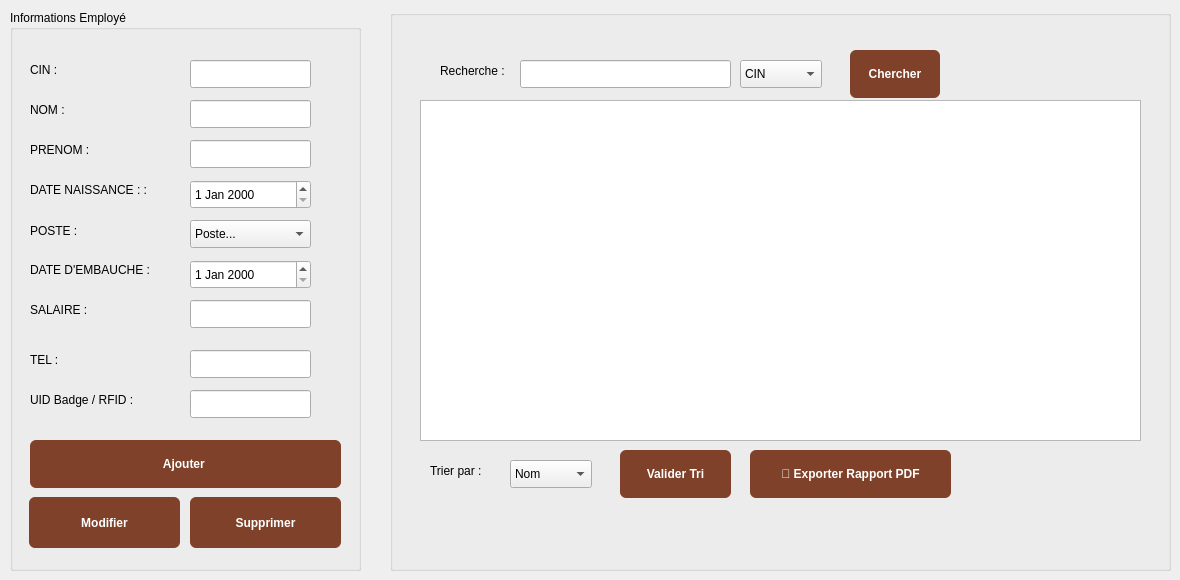
      <widget class="QWidget" name="tab_gestion_3">
       <attribute name="title">
        <string>Gestion Personnel</string>
       </attribute>
       <widget class="QGroupBox" name="groupBox_3">
        <property name="geometry">
         <rect>
          <x>10</x>
          <y>10</y>
          <width>351</width>
          <height>561</height>
         </rect>
        </property>
        <property name="title">
         <string>Informations Employé</string>
        </property>
        <widget class="QLabel" name="label_3">
         <property name="geometry">
          <rect>
           <x>20</x>
           <y>50</y>
           <width>63</width>
           <height>20</height>
          </rect>
         </property>
         <property name="text">
          <string>CIN :</string>
         </property>
        </widget>
        <widget class="QLabel" name="label_5">
         <property name="geometry">
          <rect>
           <x>20</x>
           <y>90</y>
           <width>63</width>
           <height>20</height>
          </rect>
         </property>
         <property name="text">
          <string>NOM :</string>
         </property>
        </widget>
        <widget class="QLabel" name="label_7">
         <property name="geometry">
          <rect>
           <x>20</x>
           <y>130</y>
           <width>71</width>
           <height>20</height>
          </rect>
         </property>
         <property name="text">
          <string>PRENOM :</string>
         </property>
        </widget>
        <widget class="QLabel" name="label_8">
         <property name="geometry">
          <rect>
           <x>20</x>
           <y>170</y>
           <width>131</width>
           <height>20</height>
          </rect>
         </property>
         <property name="text">
          <string>DATE NAISSANCE : :</string>
         </property>
        </widget>
        <widget class="QLabel" name="label_9">
         <property name="geometry">
          <rect>
           <x>20</x>
           <y>210</y>
           <width>91</width>
           <height>21</height>
          </rect>
         </property>
         <property name="text">
          <string>POSTE :</string>
         </property>
        </widget>
        <widget class="QLabel" name="label_10">
         <property name="geometry">
          <rect>
           <x>20</x>
           <y>250</y>
           <width>171</width>
           <height>20</height>
          </rect>
         </property>
         <property name="text">
          <string>DATE D'EMBAUCHE :</string>
         </property>
        </widget>
        <widget class="QLabel" name="label_11">
         <property name="geometry">
          <rect>
           <x>20</x>
           <y>290</y>
           <width>63</width>
           <height>20</height>
          </rect>
         </property>
         <property name="text">
          <string>SALAIRE :</string>
         </property>
        </widget>
        <widget class="QLabel" name="label_12">
         <property name="geometry">
          <rect>
           <x>20</x>
           <y>340</y>
           <width>91</width>
           <height>20</height>
          </rect>
         </property>
         <property name="text">
          <string>TEL :</string>
         </property>
        </widget>
        <widget class="QLabel" name="label_15">
         <property name="geometry">
          <rect>
           <x>20</x>
           <y>380</y>
           <width>141</width>
           <height>20</height>
          </rect>
         </property>
         <property name="text">
          <string>UID Badge / RFID :</string>
         </property>
        </widget>
        <widget class="QLineEdit" name="le_cin">
         <property name="geometry">
          <rect>
           <x>180</x>
           <y>50</y>
           <width>121</width>
           <height>28</height>
          </rect>
         </property>
        </widget>
        <widget class="QLineEdit" name="le_nom_2">
         <property name="geometry">
          <rect>
           <x>180</x>
           <y>90</y>
           <width>121</width>
           <height>28</height>
          </rect>
         </property>
        </widget>
        <widget class="QLineEdit" name="le_prenom">
         <property name="geometry">
          <rect>
           <x>180</x>
           <y>130</y>
           <width>121</width>
           <height>28</height>
          </rect>
         </property>
        </widget>
        <widget class="QDateEdit" name="de_naissance">
         <property name="geometry">
          <rect>
           <x>180</x>
           <y>170</y>
           <width>121</width>
           <height>29</height>
          </rect>
         </property>
         <property name="styleSheet">
          <string notr="true">/* Le champ principal */
QComboBox {


}

/* La liste qui descend (Opaque) */
QComboBox QAbstractItemView {
    background-color: #FAF3E0; /* Fond crème opaque */
    selection-background-color: #8B4513; /* Couleur de sélection */
    border: 1px solid #5D3A2E;
}</string>
         </property>
        </widget>
        <widget class="QComboBox" name="cb_poste">
         <property name="geometry">
          <rect>
           <x>180</x>
           <y>210</y>
           <width>121</width>
           <height>28</height>
          </rect>
         </property>
         <property name="styleSheet">
          <string notr="true">/* Le champ principal */
QComboBox {


}

/* La liste qui descend (Opaque) */
QComboBox QAbstractItemView {
    background-color: #FAF3E0; /* Fond crème opaque */
    selection-background-color: #8B4513; /* Couleur de sélection */
    border: 1px solid #5D3A2E;
}</string>
         </property>
         <item>
          <property name="text">
           <string>Poste...</string>
          </property>
         </item>
         <item>
          <property name="text">
           <string>Personnel</string>
          </property>
         </item>
         <item>
          <property name="text">
           <string>Designer</string>
          </property>
         </item>
         <item>
          <property name="text">
           <string>Menuisier</string>
          </property>
         </item>
         <item>
          <property name="text">
           <string>Vernisseur</string>
          </property>
         </item>
         <item>
          <property name="text">
           <string>Livreur</string>
          </property>
         </item>
        </widget>
        <widget class="QDateEdit" name="de_embauche">
         <property name="geometry">
          <rect>
           <x>180</x>
           <y>250</y>
           <width>121</width>
           <height>29</height>
          </rect>
         </property>
         <property name="styleSheet">
          <string notr="true">/* Le champ principal */
QComboBox {


}

/* La liste qui descend (Opaque) */
QComboBox QAbstractItemView {
    background-color: #FAF3E0; /* Fond crème opaque */
    selection-background-color: #8B4513; /* Couleur de sélection */
    border: 1px solid #5D3A2E;
}
</string>
         </property>
        </widget>
        <widget class="QLineEdit" name="le_salaire">
         <property name="geometry">
          <rect>
           <x>180</x>
           <y>290</y>
           <width>121</width>
           <height>28</height>
          </rect>
         </property>
        </widget>
        <widget class="QLineEdit" name="le_tel">
         <property name="geometry">
          <rect>
           <x>180</x>
           <y>340</y>
           <width>121</width>
           <height>28</height>
          </rect>
         </property>
        </widget>
        <widget class="QLineEdit" name="le_rfid">
         <property name="geometry">
          <rect>
           <x>180</x>
           <y>380</y>
           <width>121</width>
           <height>28</height>
          </rect>
         </property>
        </widget>
        <widget class="QPushButton" name="btn_ajouter_3">
         <property name="geometry">
          <rect>
           <x>20</x>
           <y>430</y>
           <width>311</width>
           <height>48</height>
          </rect>
         </property>
         <property name="styleSheet">
          <string notr="true">background-color: #7F4129; color: #FFFFFF; font-weight: bold; border-radius: 6px;</string>
         </property>
         <property name="text">
          <string>Ajouter </string>
         </property>
        </widget>
        <widget class="QPushButton" name="btn_modifier_2">
         <property name="geometry">
          <rect>
           <x>19</x>
           <y>487</y>
           <width>151</width>
           <height>51</height>
          </rect>
         </property>
         <property name="styleSheet">
          <string notr="true">background-color: #7F4129; color: #FFFFFF; font-weight: bold; border-radius: 6px;</string>
         </property>
         <property name="text">
          <string>Modifier</string>
         </property>
        </widget>
        <widget class="QPushButton" name="btn_supprimer_2">
         <property name="geometry">
          <rect>
           <x>180</x>
           <y>487</y>
           <width>151</width>
           <height>51</height>
          </rect>
         </property>
         <property name="styleSheet">
          <string notr="true">background-color: #7F4129; color: #FFFFFF; font-weight: bold; border-radius: 6px;</string>
         </property>
         <property name="text">
          <string>Supprimer</string>
         </property>
        </widget>
       </widget>
       <widget class="QGroupBox" name="groupBox_11">
        <property name="geometry">
         <rect>
          <x>390</x>
          <y>10</y>
          <width>781</width>
          <height>561</height>
         </rect>
        </property>
        <property name="title">
         <string/>
        </property>
        <widget class="QLabel" name="date_fin_prev_6">
         <property name="geometry">
          <rect>
           <x>20</x>
           <y>250</y>
           <width>121</width>
           <height>20</height>
          </rect>
         </property>
         <property name="text">
          <string/>
         </property>
        </widget>
        <widget class="QLabel" name="date_fin_reel_6">
         <property name="geometry">
          <rect>
           <x>20</x>
           <y>300</y>
           <width>121</width>
           <height>20</height>
          </rect>
         </property>
         <property name="text">
          <string/>
         </property>
        </widget>
        <widget class="QLineEdit" name="rech_5">
         <property name="geometry">
          <rect>
           <x>130</x>
           <y>50</y>
           <width>211</width>
           <height>28</height>
          </rect>
         </property>
        </widget>
        <widget class="QPushButton" name="btn_rechercher_3">
         <property name="geometry">
          <rect>
           <x>460</x>
           <y>40</y>
           <width>90</width>
           <height>48</height>
          </rect>
         </property>
         <property name="styleSheet">
          <string notr="true">background-color: #7F4129; color: #FFFFFF; font-weight: bold; border-radius: 6px;</string>
         </property>
         <property name="text">
          <string>Chercher</string>
         </property>
        </widget>
        <widget class="QPushButton" name="btn_trier_3">
         <property name="geometry">
          <rect>
           <x>230</x>
           <y>440</y>
           <width>111</width>
           <height>48</height>
          </rect>
         </property>
         <property name="styleSheet">
          <string notr="true">background-color: #7F4129; color: #FFFFFF; font-weight: bold; border-radius: 6px;</string>
         </property>
         <property name="text">
          <string>Valider Tri</string>
         </property>
        </widget>
        <widget class="QLabel" name="trie_4">
         <property name="geometry">
          <rect>
           <x>40</x>
           <y>450</y>
           <width>71</width>
           <height>21</height>
          </rect>
         </property>
         <property name="text">
          <string>Trier par :</string>
         </property>
        </widget>
        <widget class="QTableView" name="tab_rech_3">
         <property name="geometry">
          <rect>
           <x>30</x>
           <y>90</y>
           <width>721</width>
           <height>341</height>
          </rect>
         </property>
        </widget>
        <widget class="QLabel" name="recherche_4">
         <property name="geometry">
          <rect>
           <x>50</x>
           <y>50</y>
           <width>111</width>
           <height>21</height>
          </rect>
         </property>
         <property name="text">
          <string>Recherche :</string>
         </property>
        </widget>
        <widget class="QPushButton" name="la_pdf_10">
         <property name="geometry">
          <rect>
           <x>360</x>
           <y>440</y>
           <width>201</width>
           <height>48</height>
          </rect>
         </property>
         <property name="styleSheet">
          <string notr="true">background-color: #7F4129; color: #FFFFFF; font-weight: bold; border-radius: 6px;</string>
         </property>
         <property name="text">
          <string>📄 Exporter Rapport PDF</string>
         </property>
        </widget>
        <widget class="QComboBox" name="cb_critere_recherche">
         <property name="geometry">
          <rect>
           <x>350</x>
           <y>50</y>
           <width>82</width>
           <height>28</height>
          </rect>
         </property>
         <property name="styleSheet">
          <string notr="true">/* Le champ principal */
QComboBox {


}

/* La liste qui descend (Opaque) */
QComboBox QAbstractItemView {
    background-color: #FAF3E0; /* Fond crème opaque */
    selection-background-color: #8B4513; /* Couleur de sélection */
    border: 1px solid #5D3A2E;
}</string>
         </property>
         <item>
          <property name="text">
           <string>CIN</string>
          </property>
         </item>
         <item>
          <property name="text">
           <string>Nom</string>
          </property>
         </item>
         <item>
          <property name="text">
           <string>Poste</string>
          </property>
         </item>
        </widget>
        <widget class="QComboBox" name="cb_tri">
         <property name="geometry">
          <rect>
           <x>120</x>
           <y>450</y>
           <width>82</width>
           <height>28</height>
          </rect>
         </property>
         <property name="styleSheet">
          <string notr="true">/* Le champ principal */
QComboBox {


}

/* La liste qui descend (Opaque) */
QComboBox QAbstractItemView {
    background-color: #FAF3E0; /* Fond crème opaque */
    selection-background-color: #8B4513; /* Couleur de sélection */
    border: 1px solid #5D3A2E;
}</string>
         </property>
         <item>
          <property name="text">
           <string>Nom</string>
          </property>
         </item>
         <item>
          <property name="text">
           <string>Salaire</string>
          </property>
         </item>
         <item>
          <property name="text">
           <string>Date Embauche</string>
          </property>
         </item>
        </widget>
       </widget>
      </widget>
